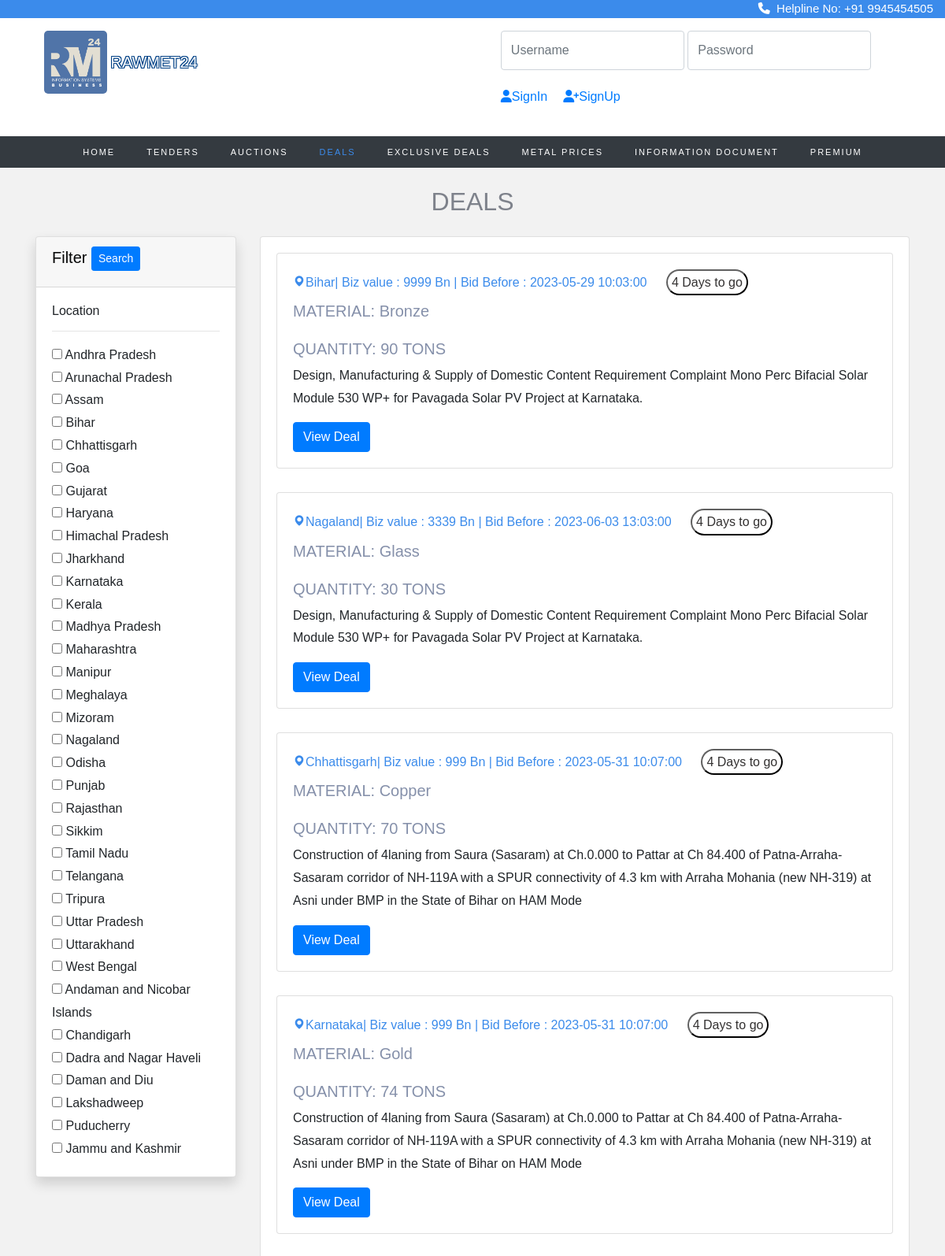
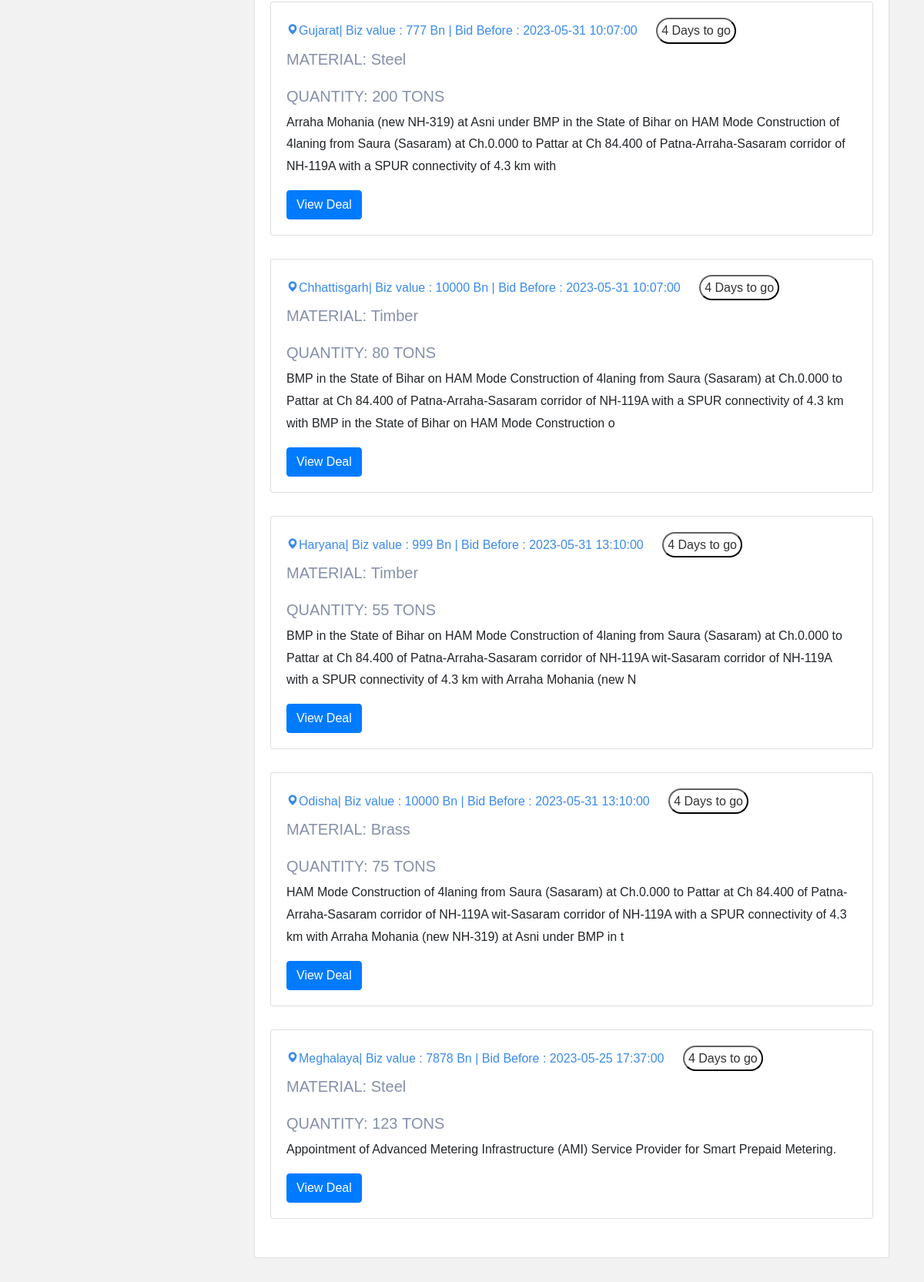
/tender/deals.php (upper part), run on the app's committed database (2 pictures, top to bottom).
### tables this page shows
CREATE TABLE `location` (
  `state_id` int(11) NOT NULL,
  `state_name` varchar(50) DEFAULT NULL
);

CREATE TABLE `deals` (
  `id` int(11) NOT NULL,
  `category` varchar(255) DEFAULT NULL,
  `infoId` varchar(255) DEFAULT NULL,
  `ir` varchar(255) DEFAULT NULL,
  `fe` varchar(255) DEFAULT NULL,
  `quantity` varchar(255) NOT NULL,
  `dealValue` varchar(255) NOT NULL,
  `dealDatetime` datetime DEFAULT NULL,
  `docCreatedby` varchar(255) DEFAULT NULL,
  `location` varchar(255) DEFAULT NULL,
  `industrialArea` varchar(255) DEFAULT NULL,
  `companyName` varchar(255) DEFAULT NULL,
  `contactPerson` varchar(255) DEFAULT NULL,
  `email` varchar(255) DEFAULT NULL,
  `address` varchar(255) DEFAULT NULL,
  `city` varchar(255) DEFAULT NULL,
  `state` varchar(255) DEFAULT NULL,
  `contactNumber` varchar(255) DEFAULT NULL,
  `whatsappNumber` varchar(255) DEFAULT NULL,
  `gstin` varchar(255) DEFAULT NULL,
  `orderType` varchar(255) DEFAULT NULL,
  `material` varchar(255) DEFAULT NULL,
  `specification` varchar(255) DEFAULT NULL,
  `dor` datetime DEFAULT NULL,
  `expQuotation` int(25) DEFAULT NULL
);

### tender/deals.php (the view, shortened to what this page needs)
<!doctype html>
<html lang="en">
  <head>
    <link rel="stylesheet" href="https://cdn.jsdelivr.net/npm/bootstrap@4.0.0/dist/css/bootstrap.min.css">
<link rel="stylesheet" href="https://stackpath.bootstrapcdn.com/font-awesome/4.7.0/css/font-awesome.min.css">
<link rel="stylesheet" href="https://cdnjs.cloudflare.com/ajax/libs/font-awesome/4.7.0/css/font-awesome.min.css">
<link rel="stylesheet" href="css/style.css">
<link rel="stylesheet" href="css/_buttons.scss">
<link rel="stylesheet" href="css/buttons.scss">
<link rel="stylesheet" href="css/auction.css">
<link rel="stylesheet" href="css/reboot.scss">
<link rel="stylesheet" href="https://cdnjs.cloudflare.com/ajax/libs/font-awesome/6.4.0/css/all.min.css">
<link href='https://unpkg.com/boxicons@2.1.4/css/boxicons.min.css' rel='stylesheet'>
<link rel="stylesheet" href="https://cdnjs.cloudflare.com/ajax/libs/font-awesome/4.7.0/css/font-awesome.min.css">
<link rel="stylesheet" type="text/css" href="https://stackpath.bootstrapcdn.com/bootstrap/4.4.1/css/bootstrap.min.css">
<link rel="stylesheet" type="text/css" href="https://pixinvent.com/stack-responsive-bootstrap-4-admin-template/app-assets/css/bootstrap-extended.min.css">
<link rel="stylesheet" type="text/css" href="https://pixinvent.com/stack-responsive-bootstrap-4-admin-template/app-assets/fonts/simple-line-icons/style.min.css">
</head>
</head>
<body>
<div class="strip">
  <a href="#"><i class="fa-solid fa-phone"></i>&nbsp Helpline No: +91 9945454505</a>
</div>
<section class="ftco-section" style="padding-top: 5px;">
  <section
           class="d-flex justify-content-between p-3"
           style="background-color:white"
           >
    <div class="me-5">
      <img src="image/rawmetlogo.jpeg" width="80px" height="auto" style="border-radius: 5px; margin-left: 40px;">
    </div>&nbsp   <p style="  margin-top: 25px;" class="tft">RAWMET24</p>
    <div class="container" style="margin-left: 370px; ">
<form class="form-inline" action="/action_page.php">
    <input type="email" class="form-control" id="email" placeholder="Username" name="email">
    <input type="password" class="form-control" id="pwd" placeholder="Password" name="pswd">&nbsp&nbsp
    <br>
    <a href="signin.html" style="font-size: medium;">
        <i class="fa-solid fa-user"></i>SignIn
      </a>
      <a href="signup.html" style="font-size: medium; padding: 20px; ">
        <i class="fa-solid fa-user-plus"></i>SignUp
      </a>
  </form>
</div>
  </section>
<nav class="navbar navbar-expand-lg navbar-dark ftco_navbar bg-dark ftco-navbar-light" id="ftco-navbar">
<div class="container-fluid">
<div class="collapse navbar-collapse" id="ftco-nav">
<ul class="navbar-nav m-auto">
<li class="nav-item "><a href="home.php" class="nav-link">Home</a></li>
<li class="nav-item"><a href="tender.php" class="nav-link">Tenders</a></li>
<li class="nav-item "><a href="auction.php" class="nav-link">Auctions</a></li>
<li class="nav-item active"><a href="#" class="nav-link">Deals</a></li>
<li class="nav-item"><a href="exclusivedeals.php" class="nav-link">Exclusive Deals</a></li>
<li class="nav-item"><a href="metalsearch.php" class="nav-link">Metal Prices</a></li>
<li class="nav-item"><a href="info_page.html" class="nav-link">Information Document</a></li>
<li class="nav-item"><a href="price.html" class="nav-link">Premium</a></li>
</ul>
</div>
</div>
</nav>
</section>
<section class="home">
  <br>
 <center>
 <h2 style="color: #7e828b;">DEALS</h2> </center>
 <div class="container">
        <div class="row">
            <div class="col-md-3">
                <form action="deals.php?l=" method="GET">
                    <div class="card shadow mt-3">
                        <div class="card-header">
                            <h5>Filter
                                <button type="submit" class="btn btn-primary btn-sm float-end">Search</button>
                            </h5>
                        </div>
                        <div class="card-body">
                            <h6>Location</h6>
                            <hr>
                            <?php
                            $con = mysqli_connect("localhost", "root", "", "registration_db");
                            $brand_query = "SELECT * FROM location";
                            $brand_query_run = mysqli_query($con, $brand_query);
                            if (mysqli_num_rows($brand_query_run) > 0) {
                                foreach ($brand_query_run as $locationlist) {
                                    ?>
                                    <div id="checkbox">
                                        <input type="checkbox" name="locations" value="<?= $locationlist['state_name']; ?>"
                                            ?>>
                                        <?= $locationlist['state_name']; ?>
                                    </div>
                                    <?php
                                }
                            } else {
                                echo "No locations Found";
                            }
                            ?>
                        </div>
                    </div>
                </form>
            </div>
            <div class="col-md-9 mt-3">
                <div class="card ">
                    <div class="card-body row">
                        <?php
                        if (isset($_GET['locations'])) {
                            $branchecked = [];
                            $branchecked[0] = $_GET['locations'];
                            foreach ($branchecked as $rowbrand) {
                                 $sql = "SELECT * FROM deals WHERE location='".$rowbrand."'";
                                $result = mysqli_query($con, $sql);
                                if (mysqli_num_rows($result) > 0) {
                                    foreach ($result as $row):
                                        ?>
                                       <div class="col-md-12 grid-margin stretch-card">
                    <div class="card">
                        <div class="card-body">
                                              <h6 style="color:#3b8beb; "> <i class='bx bxs-map'></i><?php echo $row['location'];?>| Biz value : <?php echo $row['expQuotation'];?> Bn | Bid Before : <?php echo $row['dealDatetime'];?> <button style="padding:5px ;border-color: #0c0c0c; border-radius: 20px; color: #333131; background-color: #ffffff; margin-left: 20px;">4 Days to go</button></h6>
                        <h5 style="color:#8590aa; font-family: 'Montserrat', sans-serif;">
                        MATERIAL:&nbsp<?php echo $row['material'];?><br><br>QUANTITY:&nbsp<?php echo $row['quantity'];?>&nbspTONS
                        </h5>
    <p><?php echo $row['specification'];?></p>
    <a href="excluedeal_page.php?g=<?php echo $row['id'];?>"><button class="btn btn-primary" type="submit">View Deal</button></a></h6>
                      </div>
                    </div>
                  </div>
                                        <?php
                                    endforeach;
                                }
                            }
                        } else {
                            $sql = "SELECT * FROM deals";
                            $result = mysqli_query($con, $sql);
                            if (mysqli_num_rows($result) > 0) {
                                foreach ($result as $row):
                                    ?>
                      <div class="col-md-12 grid-margin stretch-card">
                    <div class="card">
                        <div class="card-body">
                                              <h6 style="color:#3b8beb; "> <i class='bx bxs-map'></i><?php echo $row['location'];?>| Biz value : <?php echo $row['expQuotation'];?> Bn | Bid Before : <?php echo $row['dealDatetime'];?> <button style="padding:5px ;border-color: #0c0c0c; border-radius: 20px; color: #333131; background-color: #ffffff; margin-left: 20px;">4 Days to go</button></h6>
                        <h5 style="color:#8590aa; font-family: 'Montserrat', sans-serif;">MATERIAL:&nbsp<?php echo $row['material'];?><br><br>
                        QUANTITY:&nbsp<?php echo $row['quantity'];?>&nbspTONS</h5>
    <p><?php echo $row['specification'];?></p>
    <a href="deal_page.php?g=<?php echo $row['id'];?>"><button class="btn btn-primary" type="submit">View Deal</button></a></h6>
                      </div>
                    </div>
                  </div>
                                <?php
                                endforeach;
                            } else {
                                echo "No Items Found";
                            }
                        }
                        ?>
                </div>
            </div>
        </div>
    </div>
    </div>
<br>
  </body>
</html>

### tender/css/auction.css (style rules this page uses)
.d-flex { display: flex !important; }
.grid-margin, .purchase-popup { margin-bottom: 1.875rem; }
.stretch-card>.card { width: 100%; min-width: 100%; }
.row { display: flex; flex-wrap: wrap; margin-right: -15px; margin-left: -15px; }
.card { margin-top: 0%; margin-bottom: 0%; }

### tender/deals.php (style rules this page uses)
body { font-family: Arial, Helvetica, sans-serif; }
.strip { width: 100%; background-color: #3b8beb; overflow: auto; }
.strip a { float: right; margin-right: 15px; padding-left: 10px; color: white; text-decoration: none; font-size: 15px; }

### data on the page
location: state_name "Andhra Pradesh"
location: state_name "Arunachal Pradesh"
location: state_name "Assam"
location: state_name "Bihar"
location: state_name "Chhattisgarh"
location: state_name "Goa"
location: state_name "Gujarat"
location: state_name "Haryana"
location: state_name "Himachal Pradesh"
location: state_name "Jharkhand"
location: state_name "Karnataka"
location: state_name "Kerala"
location: state_name "Madhya Pradesh"
location: state_name "Maharashtra"
location: state_name "Manipur"
location: state_name "Meghalaya"
location: state_name "Mizoram"
location: state_name "Nagaland"
location: state_name "Odisha"
location: state_name "Punjab"
location: state_name "Rajasthan"
location: state_name "Sikkim"
location: state_name "Tamil Nadu"
location: state_name "Telangana"
location: state_name "Tripura"
location: state_name "Uttar Pradesh"
location: state_name "Uttarakhand"
location: state_name "West Bengal"
location: state_name "Andaman and Nicobar Islands"
location: state_name "Chandigarh"
location: state_name "Dadra and Nagar Haveli"
location: state_name "Daman and Diu"
location: state_name "Lakshadweep"
location: state_name "Puducherry"
location: state_name "Jammu and Kashmir"
deals: location "Bihar", expQuotation "9999", dealDatetime "2023-05-29 10:03:00", material "Bronze", quantity "90", specification "Design, Manufacturing & Supply of Domestic Content Requirement Complaint Mono Perc Bifacial Solar Module 530 WP+ for Pavagada Solar PV Project at Karnataka."
deals: location "Nagaland", expQuotation "3339", dealDatetime "2023-06-03 13:03:00", material "Glass", quantity "30", specification "Design, Manufacturing & Supply of Domestic Content Requirement Complaint Mono Perc Bifacial Solar Module 530 WP+ for Pavagada Solar PV Project at Karnataka."
deals: location "Chhattisgarh", expQuotation "999", dealDatetime "2023-05-31 10:07:00", material "Copper", quantity "70", specification "Construction of 4laning from Saura (Sasaram) at Ch.0.000 to Pattar at Ch 84.400 of Patna-Arraha-Sasaram corridor of NH-119A with a SPUR connectivity of 4.3 km with Arraha Mohania (new NH-319) at Asni under BMP in the State of Bihar on HAM Mode"
deals: location "Karnataka", expQuotation "999", dealDatetime "2023-05-31 10:07:00", material "Gold", quantity "74", specification "Construction of 4laning from Saura (Sasaram) at Ch.0.000 to Pattar at Ch 84.400 of Patna-Arraha-Sasaram corridor of NH-119A with a SPUR connectivity of 4.3 km with Arraha Mohania (new NH-319) at Asni under BMP in the State of Bihar on HAM Mode"
deals: location "Gujarat", expQuotation "777", dealDatetime "2023-05-31 10:07:00", material "Steel", quantity "200", specification "Arraha Mohania (new NH-319) at Asni under BMP in the State of Bihar on HAM Mode Construction of 4laning from Saura (Sasaram) at Ch.0.000 to Pattar at Ch 84.400 of Patna-Arraha-Sasaram corridor of NH-119A with a SPUR connectivity of 4.3 km with"
deals: location "Chhattisgarh", expQuotation "10000", dealDatetime "2023-05-31 10:07:00", material "Timber", quantity "80", specification "BMP in the State of Bihar on HAM Mode Construction of 4laning from Saura (Sasaram) at Ch.0.000 to Pattar at Ch 84.400 of Patna-Arraha-Sasaram corridor of NH-119A with a SPUR connectivity of 4.3 km with BMP in the State of Bihar on HAM Mode Construction o"
deals: location "Haryana", expQuotation "999", dealDatetime "2023-05-31 13:10:00", material "Timber", quantity "55", specification "BMP in the State of Bihar on HAM Mode Construction of 4laning from Saura (Sasaram) at Ch.0.000 to Pattar at Ch 84.400 of Patna-Arraha-Sasaram corridor of NH-119A wit-Sasaram corridor of NH-119A with a SPUR connectivity of 4.3 km with Arraha Mohania (new N"
deals: location "Odisha", expQuotation "10000", dealDatetime "2023-05-31 13:10:00", material "Brass", quantity "75", specification "HAM Mode Construction of 4laning from Saura (Sasaram) at Ch.0.000 to Pattar at Ch 84.400 of Patna-Arraha-Sasaram corridor of NH-119A wit-Sasaram corridor of NH-119A with a SPUR connectivity of 4.3 km with Arraha Mohania (new NH-319) at Asni under BMP in t"
deals: location "Meghalaya", expQuotation "7878", dealDatetime "2023-05-25 17:37:00", material "Steel", quantity "123", specification "Appointment of Advanced Metering Infrastructure (AMI) Service Provider for Smart Prepaid Metering."
